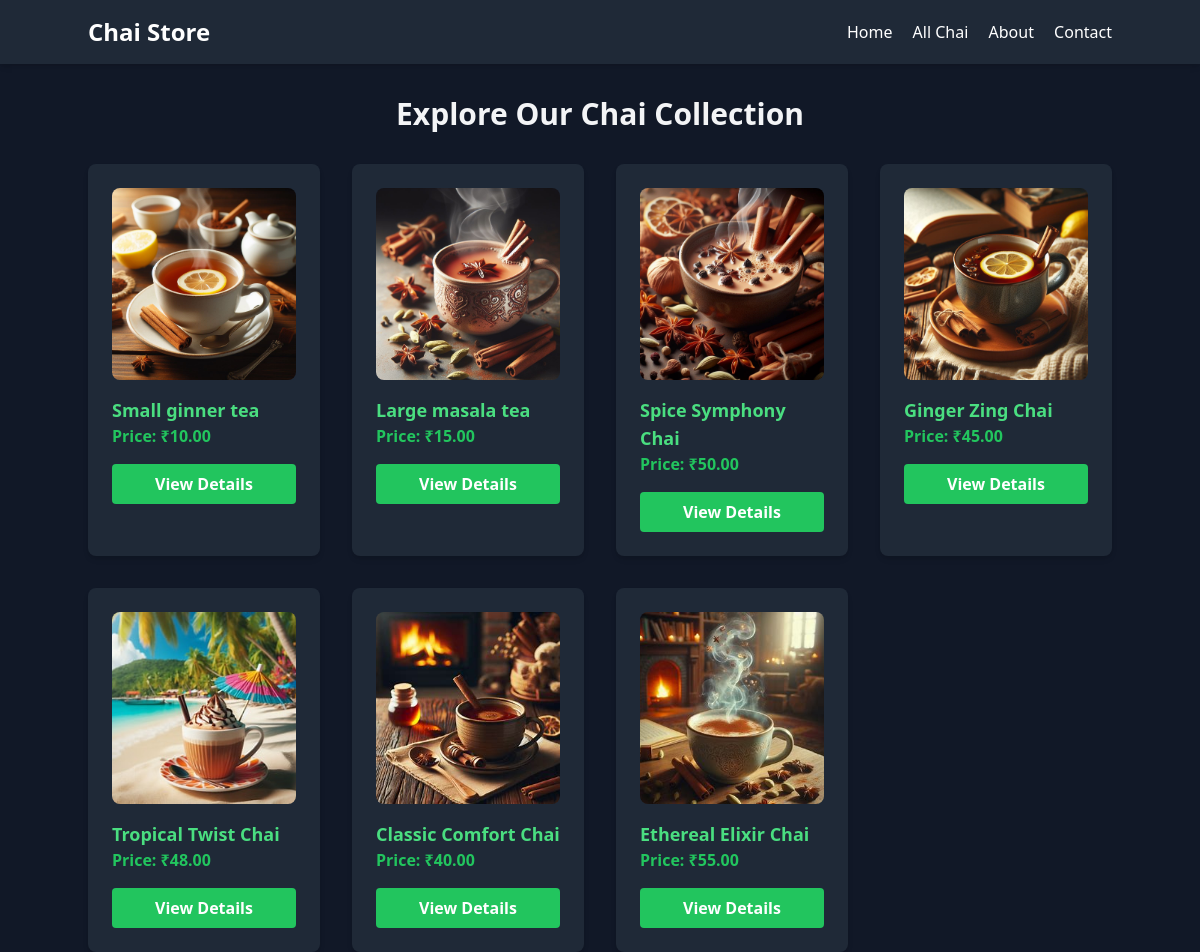
The app's page /chai/ with its own data.
### chai/models.py (models this page shows, shortened)
class ChaiVariety(models.Model):
  CHAI_TYPE_CHOICES = [
    ('ML', 'MASALA'),
    ('GR', 'GINGER'),
    ('KL', 'KIWI'),
    ('PL', 'PLAIN'),
    ('EL', 'ELAICHI'),
  ]
  name = models.CharField(max_length=100)
  image = models.ImageField(upload_to='chais/')
  date_added = models.DateTimeField(default=timezone.now)
  type = models.CharField(max_length=2, choices=CHAI_TYPE_CHOICES, default='ML')
  description = models.TextField(default='')
  price = models.DecimalField(max_digits=10, decimal_places=2, default=0 )

### chai/views.py (the view)
# urls.py: path('', views.allchai, name='allchai'),
def allchai(request):
  chais = ChaiVariety.objects.all()
  return render(request, 'chai/allchai.html', {'chais': chais})

### chai/templates/chai/allchai.html (shortened to what this page needs)
{% extends "layout.html" %}
{% block content %}
<h1 class="text-3xl font-bold mb-8 text-gray-100">Explore Our Chai Collection</h1>
<div class="grid grid-cols-1 sm:grid-cols-2 md:grid-cols-3 lg:grid-cols-4 gap-8">
    {% for chai in chais %}
    <div class="chai-item bg-gray-800 rounded-lg shadow-md p-6">
        <img class="rounded-lg mb-4 w-full h-48 object-cover" src="{{ chai.image.url }}" alt="{{ chai.name }}">
        <h3 class="text-lg font-semibold text-green-400">{{ chai.name }}</h3>
        <p class="text-gray-300">
            <span class="font-bold text-green-500">Price: ₹{{ chai.price }}</span>
        </p>
        <a href="{% url 'chai_detail' chai.id %}">
            <button type="button"
            class="bg-green-500 hover:bg-green-600 w-full text-white font-bold py-2 px-4 rounded mt-4">
                View Details
            </button>
        </a>
    </div>
    {% endfor %}
</div>
{% endblock %}

### static/style.css (style rules this page uses)
body { background-color: #333131; color: aliceblue; }
h1 { text-align: center; font-style: 2em; }

### records on screen
ChaiVariety: image (picture), name "Small ginner tea", price "10.00"
ChaiVariety: image (picture), name "Large masala tea", price "15.00"
ChaiVariety: image (picture), name "Spice Symphony Chai", price "50.00"
ChaiVariety: image (picture), name "Ginger Zing Chai", price "45.00"
ChaiVariety: image (picture), name "Tropical Twist Chai", price "48.00"
ChaiVariety: image (picture), name "Classic Comfort Chai", price "40.00"
ChaiVariety: image (picture), name "Ethereal Elixir Chai", price "55.00"
